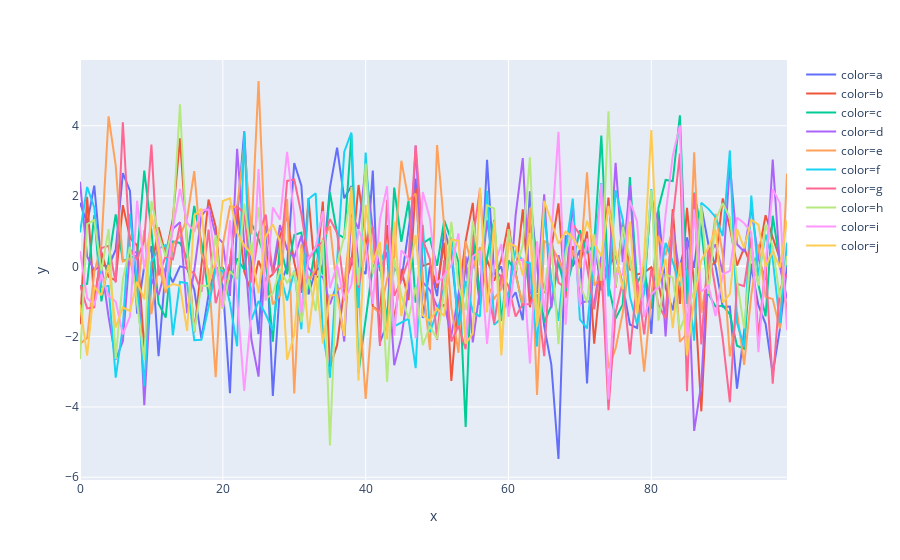

Notebook code cell kept with this figure:
### Code cell
px.line(x=times, y = signals.imag, color=labels)
